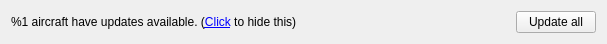
<?xml version="1.0" encoding="UTF-8"?>
<ui version="4.0">
 <class>UpdateAllAircraftMessage</class>
 <widget class="QWidget" name="UpdateAllAircraftMessage">
  <property name="geometry">
   <rect>
    <x>0</x>
    <y>0</y>
    <width>607</width>
    <height>44</height>
   </rect>
  </property>
  <property name="windowTitle">
   <string>Form</string>
  </property>
  <property name="autoFillBackground">
   <bool>false</bool>
  </property>
  <layout class="QHBoxLayout" name="horizontalLayout" stretch="1,0">
   <item>
    <widget class="QLabel" name="label">
     <property name="text">
      <string>&lt;html&gt;&lt;head/&gt;&lt;body&gt;&lt;p&gt;%1 aircraft have updates available. (&lt;a href=&quot;action:hide&quot;&gt;&lt;span style=&quot; text-decoration: underline; color:#0000ff;&quot;&gt;Click&lt;/span&gt;&lt;/a&gt; to hide this)&lt;/p&gt;&lt;/body&gt;&lt;/html&gt;</string>
     </property>
     <property name="textFormat">
      <enum>Qt::RichText</enum>
     </property>
     <property name="wordWrap">
      <bool>true</bool>
     </property>
    </widget>
   </item>
   <item>
    <widget class="QPushButton" name="updateAllButton">
     <property name="text">
      <string>Update all</string>
     </property>
    </widget>
   </item>
  </layout>
 </widget>
 <resources/>
 <connections/>
</ui>
